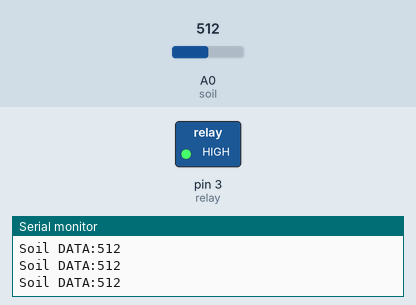
This sketch was run on a simulated Arduino Uno, built with avr-gcc and run on an emulated ATmega328P. On the bench: switched loads named in the sketch (green lamp = pin HIGH), the last lines printed to the serial monitor. The inputs (shaded band) are chosen by the test bench; at power-on: A0 (soil) = 512.

Above: at 1.2 s.
1.3 s: A0 (soil) set to 883
2.8 s: A0 (soil) set to 915
At 3.1 s:
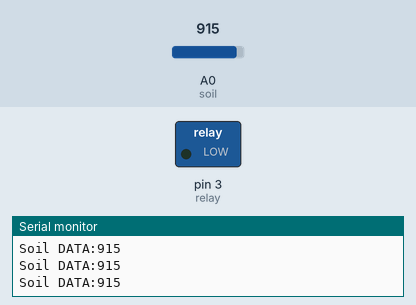
4.3 s: A0 (soil) set to 900
At 5.3 s:
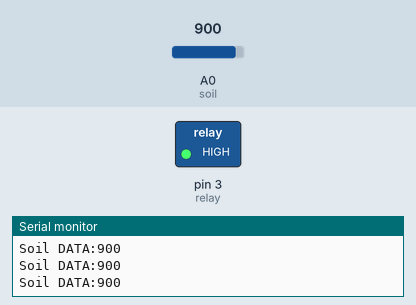
Timing chart, 0 to 7.3 s (numbered marks = the images above; inputs shaded):
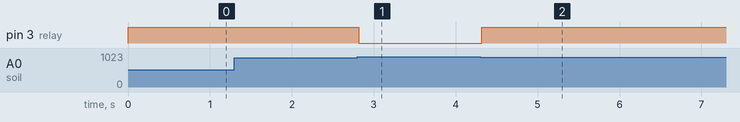

Measured:
- the behaviour switches between 900 and 901 on A0 (soil) (found by bisection; images 0 and 1)
- after the input at 2.8 s, pin 3 (relay): HIGH → LOW at once
- after the input at 4.3 s, pin 3 (relay): LOW → HIGH at once

The sketch:

sketch_jan18a.ino
```cpp
int soil=A0;
int relay=3;

void setup() {

pinMode(soil,INPUT);
pinMode(relay,OUTPUT);
digitalWrite(relay,HIGH);
Serial.begin(9600);
}

void loop() {

int soilData=analogRead(soil);
Serial.print("Soil DATA:");
Serial.println(soilData);

if(soilData>900)
{
  digitalWrite(relay,LOW);
}
else
{
  digitalWrite(relay,HIGH);
}
}
```
